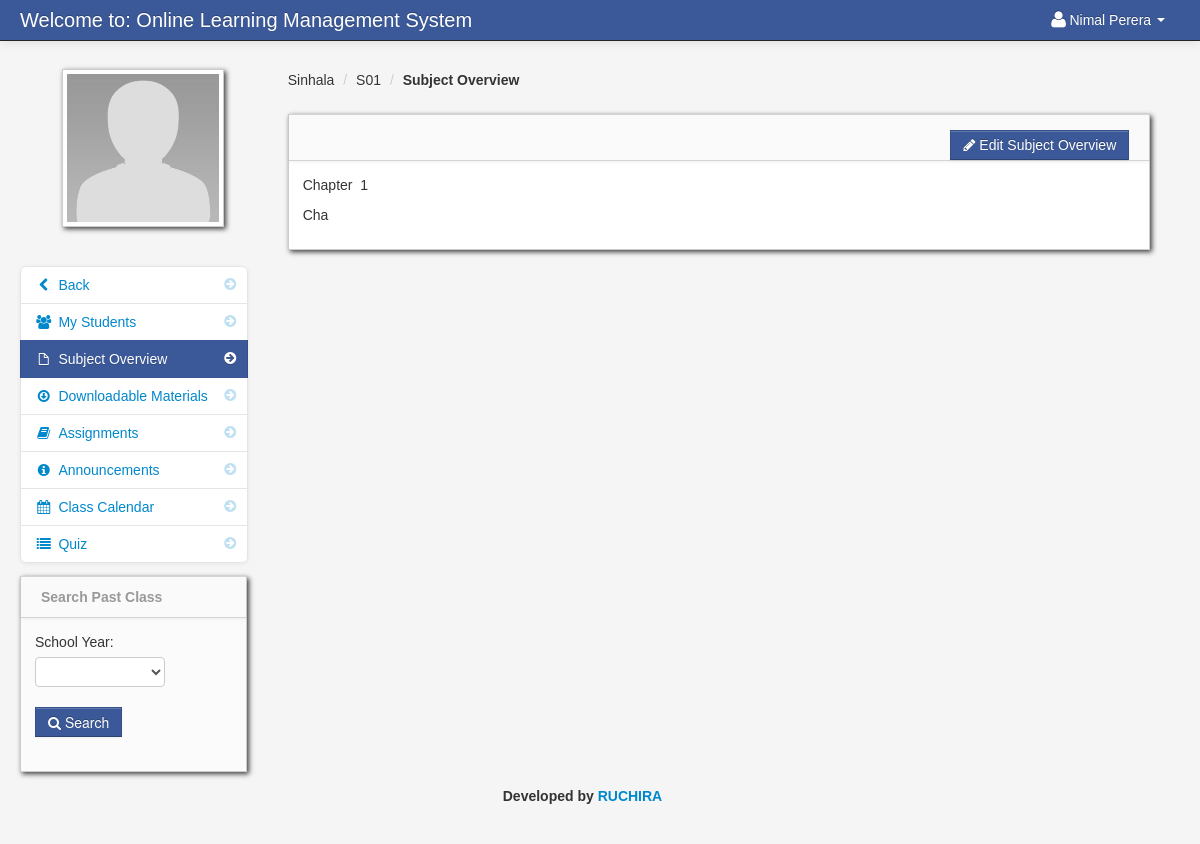
/subject_overview.php?id=1 (signed in), run on the app's committed database.
### tables this page shows
CREATE TABLE `teacher` (
  `teacher_id` int(11) NOT NULL,
  `username` varchar(100) NOT NULL,
  `password` varchar(200) NOT NULL,
  `firstname` varchar(100) NOT NULL,
  `lastname` varchar(100) NOT NULL,
  `department_id` int(11) NOT NULL,
  `location` varchar(200) NOT NULL,
  `about` varchar(500) NOT NULL,
  `teacher_status` varchar(20) NOT NULL,
  `teacher_stat` varchar(100) NOT NULL
);

CREATE TABLE `teacher_class` (
  `teacher_class_id` int(11) NOT NULL,
  `teacher_id` int(11) NOT NULL,
  `class_id` int(11) NOT NULL,
  `subject_id` int(11) NOT NULL,
  `thumbnails` varchar(100) NOT NULL,
  `school_year` varchar(100) NOT NULL
);

CREATE TABLE `class` (
  `class_id` int(11) NOT NULL,
  `class_name` varchar(100) NOT NULL
);

CREATE TABLE `subject` (
  `subject_id` int(11) NOT NULL,
  `subject_code` varchar(100) NOT NULL,
  `subject_title` varchar(100) NOT NULL,
  `category` varchar(100) NOT NULL,
  `description` longtext NOT NULL,
  `unit` int(11) NOT NULL,
  `Pre_req` varchar(100) NOT NULL,
  `semester` varchar(100) NOT NULL
);

CREATE TABLE `class_subject_overview` (
  `class_subject_overview_id` int(11) NOT NULL,
  `teacher_class_id` int(11) NOT NULL,
  `content` varchar(10000) NOT NULL
);

### session.php (called while the page is built, shortened)
<?php
$session_id=$_SESSION['id'];
?>

### subject_overview.php (the view)
<?php include('header_dashboard.php'); ?>
<?php include('session.php'); ?>
<?php $get_id = $_GET['id']; ?>
    <body>
		<?php include('navbar_teacher.php'); ?>
        <div class="container-fluid">
            <div class="row-fluid">
				<?php include('subject_overview_link.php'); ?>
                <div class="span9" id="content">
                     <div class="row-fluid">
										<?php $class_query = mysqli_query($conn,"select * from teacher_class
										LEFT JOIN class ON class.class_id = teacher_class.class_id
										LEFT JOIN subject ON subject.subject_id = teacher_class.subject_id
										where teacher_class_id = '$get_id'")or die(mysqli_error());
										$class_row = mysqli_fetch_array($class_query);
										?>
					     <ul class="breadcrumb">
							<li><a href="#"><?php echo $class_row['class_name']; ?></a> <span class="divider">/</span></li>
							<li><a href="#"><?php echo $class_row['subject_code']; ?></a> <span class="divider">/</span></li>
							<li><a href="#"><b>Subject Overview</b></a></li>
						</ul>
                        <div id="block_bg" class="block">
                            <div class="navbar navbar-inner block-header">
                                <div id="" class="muted pull-right">
									<?php $query = mysqli_query($conn,"select * from teacher_class
										LEFT JOIN class_subject_overview ON class_subject_overview.teacher_class_id = teacher_class.teacher_class_id
										where class_subject_overview.teacher_class_id = '$get_id'")or die(mysqli_error());
										$row = mysqli_fetch_array($query);
										$id = $row['class_subject_overview_id'];
										$count = mysqli_num_rows($query);
									if ($count > 0){
									?>
										  <a href="edit_subject_overview.php<?php echo '?id='.$get_id; ?>&<?php echo 'subject_id='.$id; ?>" class="btn btn-info"><i class="icon-pencil"></i> Edit Subject Overview</a>
									 <?php }else{ ?>
										     <a href="add_subject_overview.php<?php echo '?id='.$get_id; ?>" class="btn btn-success"><i class="icon-plus-sign"></i> Add Subject Overview</a>
									 <?php } ?>
								</div>
                            </div>
                            <div class="block-content collapse in">
                                <div class="span12">
										<?php echo $row['content']; ?>
                                </div>
                            </div>
                        </div>
                    </div>
                </div>
            </div>
		<?php include('footer.php'); ?>
        </div>
		<?php include('script.php'); ?>
    </body>
</html>

### navbar_teacher.php (shortened to what this page needs)
	<div class="navbar navbar-fixed-top navbar-inverse">
           <div class="navbar-inner">
               <div class="container-fluid">
                   <a class="brand" href="#">Welcome to: Online Learning Management System</a>
							<div class="nav-collapse collapse">
								<ul class="nav pull-right">
												<?php $query= mysqli_query($conn,"select * from teacher where teacher_id = '$session_id'")or die(mysqli_error());
														$row = mysqli_fetch_array($query);
												?>
												<li class="dropdown">
													<a href="#" role="button" class="dropdown-toggle" data-toggle="dropdown"> <i class="icon-user icon-large"></i><?php echo $row['firstname']." ".$row['lastname'];  ?> <i class="caret"></i></a>
												</li>
								</ul>
							</div>
               </div>
           </div>
</div>

### subject_overview_link.php
<div class="span3" id="sidebar">
	<img id="avatar" src="admin/<?php echo $row['location']; ?>" class="img-polaroid">
			<ul class="nav nav-list bs-docs-sidenav nav-collapse collapse">
				<li class=""><a href="dasboard_teacher.php"><i class="icon-chevron-right"></i><i class="icon-chevron-left"></i>&nbsp;Back</a></li>
				<li class=""><a href="my_students.php<?php echo '?id='.$get_id; ?>"><i class="icon-chevron-right"></i><i class="icon-group"></i>&nbsp;My Students</a></li>
				<li class="active"><a href="subject_overview.php<?php echo '?id='.$get_id; ?>"><i class="icon-chevron-right"></i><i class="icon-file"></i>&nbsp;Subject Overview</a></li>
				<li class=""><a href="downloadable.php<?php echo '?id='.$get_id; ?>"><i class="icon-chevron-right"></i><i class="icon-download"></i>&nbsp;Downloadable Materials</a></li>
				<li class=""><a href="assignment.php<?php echo '?id='.$get_id; ?>"><i class="icon-chevron-right"></i><i class="icon-book"></i>&nbsp;Assignments</a></li>
				<li class=""><a href="announcements.php<?php echo '?id='.$get_id; ?>"><i class="icon-chevron-right"></i><i class="icon-info-sign"></i>&nbsp;Announcements</a></li>
				<li class=""><a href="class_calendar.php<?php echo '?id='.$get_id; ?>"><i class="icon-chevron-right"></i><i class="icon-calendar"></i>&nbsp;Class Calendar</a></li>
			    <li class=""><a href="class_quiz.php<?php echo '?id='.$get_id; ?>"><i class="icon-chevron-right"></i><i class="icon-list"></i>&nbsp;Quiz</a></li>
			</ul>
			<?php include('search_other_class.php'); ?>
</div>

### admin/assets/styles.css (style rules this page uses)
body { padding-top: 60px; padding-bottom: 40px; background-color: #f5f5f5; }
#content { margin-left:0px; }
.breadcrumb { margin: 0 0 0px; padding: 10px 0px; background-color: transparent; }
.block { background: url("../images/pixel-60fff.png") repeat scroll 0 0 rgba(0, 0, 0, 0) !important; border: 1px solid #ccc; background: white; margin: 1em 0em; border-top: none; -webkit-box-shadow: 2px 2px 5px rgba(0, 0, 6, 0.75); -moz-box-shadow: 2px 2px 5px rgba(0, 0, 6, 0.75); box-shadow: 2px 2px 5px rgba(0, 0, 6, 0.75); }
.block-content { margin: 1em; min-height: .25em; }
.block-header { margin-bottom: 0px; border-right: none; border-left: none; -webkit-border-radius: 0px; -moz-border-radius: 0px; border-radius: 0px; }
.block-header div { padding-top: 10px; }
.bs-docs-sidenav { max-width: 228px; margin: 30px 0 0; padding: 0; background-color: #fff; -webkit-border-radius: 6px; -moz-border-radius: 6px; border-radius: 6px; -webkit-box-shadow: 0 1px 4px rgba(0,0,0,.065); -moz-box-shadow: 0 1px 4px rgba(0,0,0,.065); box-shadow: 0 1px 4px rgba(0,0,0,.065); }
.bs-docs-sidenav > li > a { display: block; width: 190px \9; margin: 0 0 -1px; padding: 8px 14px; border: 1px solid #e5e5e5; }
.bs-docs-sidenav > li:first-child > a { -webkit-border-radius: 6px 6px 0 0; -moz-border-radius: 6px 6px 0 0; border-radius: 6px 6px 0 0; }
.bs-docs-sidenav > li:last-child > a { -webkit-border-radius: 0 0 6px 6px; -moz-border-radius: 0 0 6px 6px; border-radius: 0 0 6px 6px; }
.bs-docs-sidenav > .active > a { position: relative; z-index: 2; padding: 9px 15px; border: 0; text-shadow: 0 1px 0 rgba(0,0,0,.15); -webkit-box-shadow: inset 1px 0 0 rgba(0,0,0,.1), inset -1px 0 0 rgba(0,0,0,.1); -moz-box-shadow: inset 1px 0 0 rgba(0,0,0,.1), inset -1px 0 0 rgba(0,0,0,.1); box-shadow: inset 1px 0 0 rgba(0,0,0,.1), inset -1px 0 0 rgba(0,0,0,.1); }
.bs-docs-sidenav .icon-chevron-right { float: right; margin-top: 2px; margin-right: -6px; opacity: .25; }
.bs-docs-sidenav .active .icon-chevron-right, .bs-docs-sidenav .active a:hover .icon-chevron-right { opacity: 1; }

### data on the page
teacher: firstname "Nimal", lastname "Perera", location (placeholder picture)
teacher_class: class.class_name "Sinhala", subject.subject_code "S01"
class_subject_overview: content "Chapter 1 Cha"
